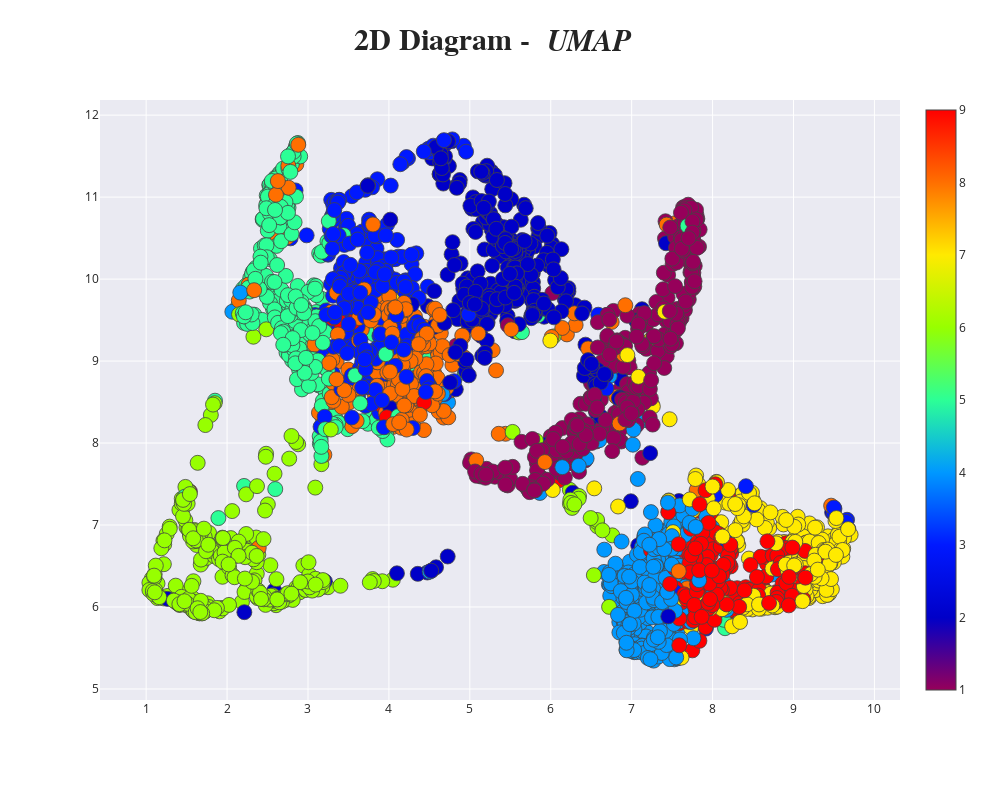

Notebook code cell kept with this figure:
### Code cell
spike_line = False ### Showing spike line or not

plot_2d(reducer.embedding_[:, 0],reducer.embedding_[:, 1], "UMAP", spike_line)

### Figure 1 — Plotly figure (JSON) as saved in the notebook; plotly's stock layout.template omitted (floating-point values rounded to 4 significant figures; data arrays with more than 128 entries replaced by an {"elided": "..."} marker saying what was removed)
{"data": [{"marker": {"color": {"elided": "3000 int values"}, "colorscale": [[0, "rgb(150,0,90)"], [0.125, "rgb(0,0,200)"], [0.25, "rgb(0,25,255)"], [0.375, "rgb(0,152,255)"], [0.5, "rgb(44,255,150)"], [0.625, "rgb(151,255,0)"], [0.75, "rgb(255,234,0)"], [0.875, "rgb(255,111,0)"], [1, "rgb(255,0,0)"]], "line": {"width": 0.8}, "showscale": true, "size": 15}, "mode": "markers", "type": "scatter", "x": {"elided": "3000 float values"}, "y": {"elided": "3000 float values"}}], "layout": {"height": 800, "hovermode": "closest", "margin": {"b": 100, "l": 100, "r": 100, "t": 100}, "title": {"font": {"family": "Times New Roman", "size": 30}, "text": "<b>2D Diagram - <i> UMAP </i> </b>"}, "width": 1000}}
